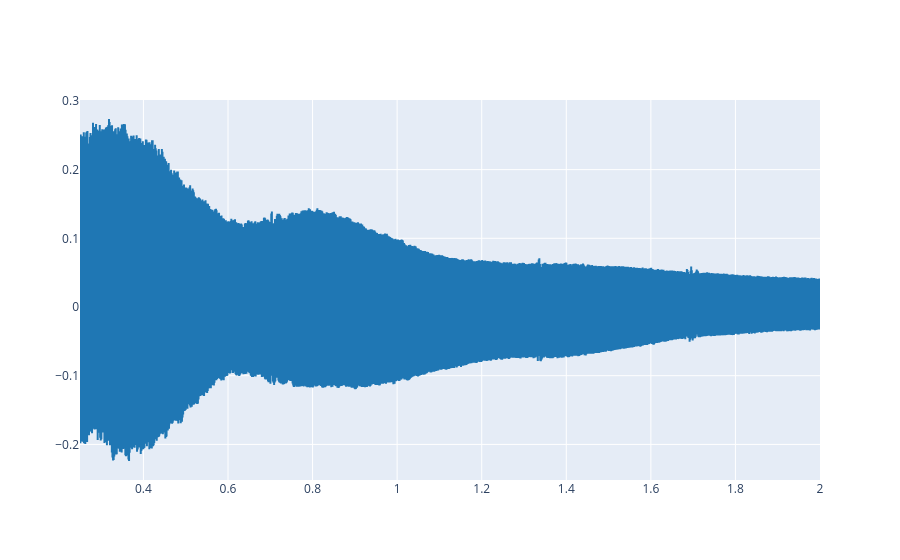

Notebook code cell kept with this figure:
### Markdown cell above
First upload your reference signal and plot the first seconds of it.

### Code cell
filepath ="audio/Harp.wav"
ref, fs = load_audio(filepath)
plot_signals(ref,fs, startpoint, 2)

### Figure 1 — Plotly figure (JSON) as saved in the notebook; plotly's stock layout.template omitted (floating-point values rounded to 4 significant figures; data arrays with more than 128 entries replaced by an {"elided": "..."} marker saying what was removed)
{"data": [{"line": {"color": "#1f77b4", "shape": "linear"}, "mode": "lines", "name": "audio signal 0", "type": "scatter", "x": {"elided": "77175 float values"}, "y": {"elided": "77175 float values"}}], "layout": {}}
